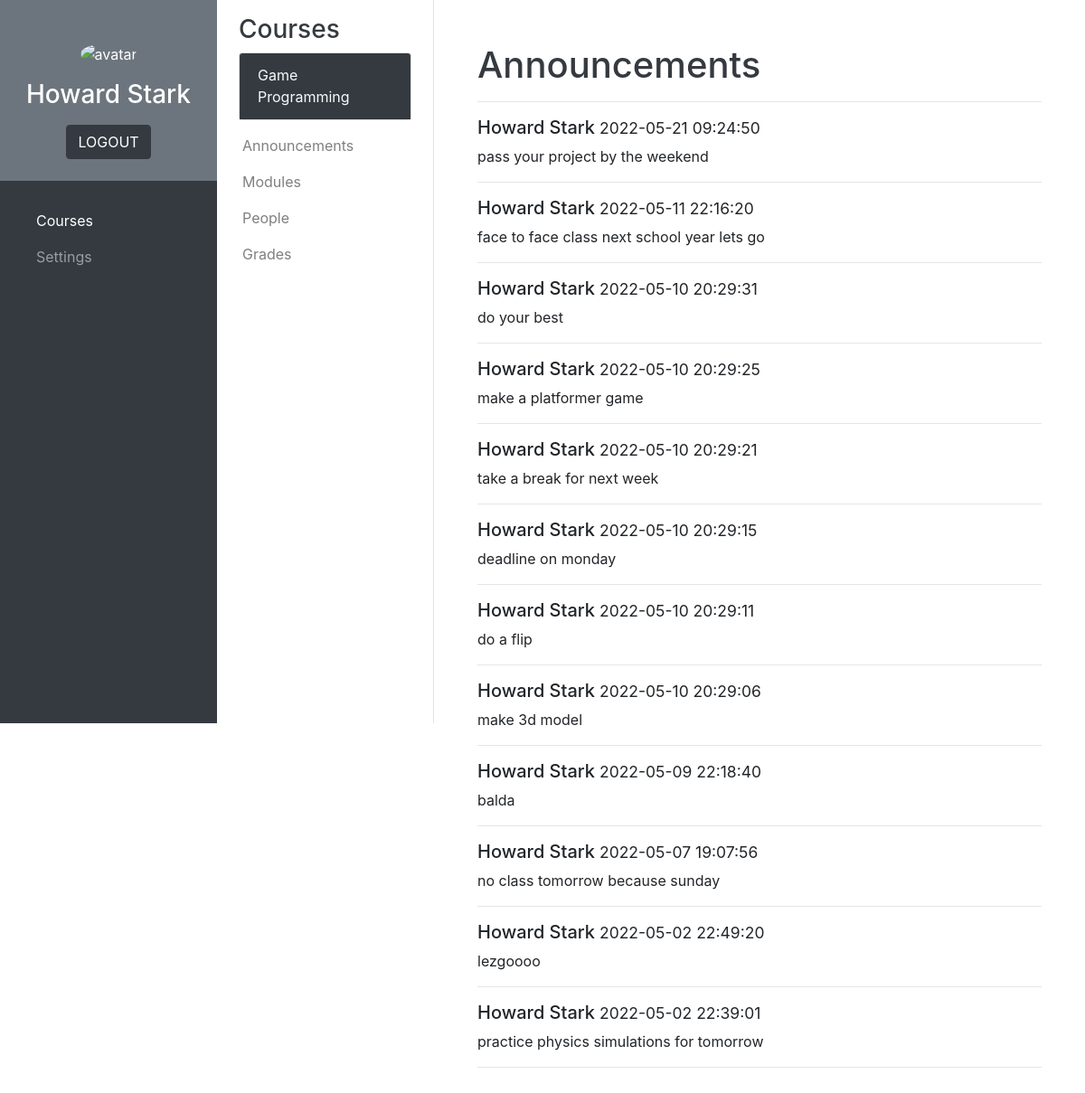
Screenshot of /courses/student/student_announcements.php?course=2 (signed in) with the database file from the repository.
### tables this page shows
CREATE TABLE `courses` (
  `Course_number` int(11) NOT NULL,
  `Course_name` varchar(50) NOT NULL
);

CREATE TABLE `teacher_information` (
  `ID_number` varchar(10) NOT NULL,
  `Family_name` varchar(50) NOT NULL,
  `First_name` varchar(50) NOT NULL,
  `Middle_name` varchar(50) NOT NULL
);

CREATE TABLE `announcements` (
  `announcement_reference_number` int(11) NOT NULL,
  `Course_number` int(11) NOT NULL,
  `Date_posted` datetime NOT NULL,
  `Announcement_content` varchar(8000) NOT NULL
);

### php_scripts/connect.php (called while the page is built, shortened)
<?php
    $servername = "localhost";
    $username = "root";
    $password = "";
    $db = "school_management_db";
    $conn = new mysqli($servername, $username, $password, $db);
    function sql($comm) {
        global $conn;
        $result = $conn->query($comm);
        return $result;
    }
?>

### courses/student/student_announcements.php (the view, shortened to what this page needs)
<?php
    include('../../php_scripts/connect.php');
?>
<!DOCTYPE html>
<html lang="en">
    <head>
        <link rel="stylesheet" href="https://cdn.jsdelivr.net/npm/bootstrap@4.6.1/dist/css/bootstrap.min.css">
        <link rel="stylesheet" href="../../css/styles.css">
    </head>
    <body>
        <?php include('../courses_main_sidebar.php'); ?>
        <?php include('../courses_sub_sidebar_student.php'); ?>
        <main>
            <div id="announcements" class="container-fluid p-5">
                <?php
                    if (!isset($_GET['course'])) {
                        echo "<h1 class=\"text-dark\">Select Course</h1>";
                    }
                    else {
                        echo "
                            <h1 class=\"text-dark\">Announcements</h1>
                            <hr>
                            <div id=\"content\">
                        ";
                        $course_number = $_GET['course'];
                        $teacher = sql("SELECT ID_number FROM assigned_courses WHERE Course_number = $course_number AND ID_number LIKE 't%'");
                        if ($teacher->num_rows == 1) {
                            $teacher_row = $teacher->fetch_assoc();
                            $teacher_id = $teacher_row["ID_number"];
                        }
                        $teacher_info = sql("SELECT First_name, Family_name FROM teacher_information WHERE ID_number = '$teacher_id'");
                        if ($teacher_info->num_rows == 1) {
                            $teacher_info_row = $teacher_info->fetch_assoc();
                        }
                        $announcements = sql("SELECT Date_posted, Announcement_content FROM announcements WHERE Course_number = $course_number ORDER BY Date_posted DESC");
                        if ($announcements->num_rows > 0) {
                            while ($row = $announcements->fetch_assoc()) {
                                echo "<h5>" . $teacher_info_row["First_name"] . " " . $teacher_info_row["Family_name"] . "<small> " . $row["Date_posted"] . "</small></h5>";
                                echo "<p>" . $row["Announcement_content"] . "</p>";
                                echo "<hr>";
                            }
                        }
                        echo "</div>";
                    }
                ?>
            </div>
        </main>
    </body>
</html>

### courses/courses_sub_sidebar_student.php (shortened to what this page needs)
<?php
    if (!isset($_GET['course'])) {
        $courses_sb_selected_number = null;
        $courses_sb_selected_name = "No Course Selected";
    }
    else {
        $courses_sb_selected_number = $_GET['course'];
        $result = sql("SELECT Course_name FROM courses WHERE Course_number = $courses_sb_selected_number");
        if ($result->num_rows == 1) {
            $row = $result->fetch_assoc();
            $courses_sb_selected_name = $row["Course_name"];
        }
    }
?>
<div class="bg-white border-right sub-sidebar">
    <div class="container pt-3 px-4">
        <h3 class="text-dark">Courses</h3>
        <div class="card">
            <div class="card-header bg-dark">
                <a class="card-link text-light" data-toggle="collapse" href="#courseDropdownMenu"><?php echo $courses_sb_selected_name?></a>
            </div>
        </div>
    </div>
    <div class="px-1 pb-1">
        <nav class="navbar navbar-expand-lg navbar-light">
            <ul class="navbar-nav flex-column">
                <li class="nav-item"><a href="student_announcements.php?course=<?php echo $courses_sb_selected_number?>" class="nav-link<?php if ($courses_sb_selected_number == null) { echo " disabled"; }?>">Announcements</a></li>
                <li class="nav-item"><a href="student_modules.php?course=<?php echo $courses_sb_selected_number?>" class="nav-link<?php if ($courses_sb_selected_number == null) { echo " disabled"; }?>">Modules</a></li>
                <li class="nav-item"><a href="student_people.php?course=<?php echo $courses_sb_selected_number?>" class="nav-link<?php if ($courses_sb_selected_number == null) { echo " disabled"; }?>">People</a></li>
                <li class="nav-item"><a href="student_grades.php?course=<?php echo $courses_sb_selected_number?>" class="nav-link<?php if ($courses_sb_selected_number == null) { echo " disabled"; }?>">Grades</a></li>
            </ul>
        </nav>
    </div>
</div>

### css/styles.css (style rules this page uses)
.sub-sidebar { position: fixed; top: 0; left: 240px; width: 240px; height: 100vh; }
main { margin-left: 480px; }

### rows the page displays
courses: Course_name "Game Programming"
announcements: Date_posted "2022-05-21 09:24:50", Announcement_content "pass your project by the weekend"
teacher_information: First_name "Howard", Family_name "Stark"
announcements: Date_posted "2022-05-11 22:16:20", Announcement_content "face to face class next school year lets go"
announcements: Date_posted "2022-05-10 20:29:31", Announcement_content "do your best"
announcements: Date_posted "2022-05-10 20:29:25", Announcement_content "make a platformer game"
announcements: Date_posted "2022-05-10 20:29:21", Announcement_content "take a break for next week"
announcements: Date_posted "2022-05-10 20:29:15", Announcement_content "deadline on monday"
announcements: Date_posted "2022-05-10 20:29:11", Announcement_content "do a flip"
announcements: Date_posted "2022-05-10 20:29:06", Announcement_content "make 3d model"
announcements: Date_posted "2022-05-09 22:18:40", Announcement_content "balda"
announcements: Date_posted "2022-05-07 19:07:56", Announcement_content "no class tomorrow because sunday"
announcements: Date_posted "2022-05-02 22:49:20", Announcement_content "lezgoooo"
announcements: Date_posted "2022-05-02 22:39:01", Announcement_content "practice physics simulations for tomorrow"

### other values shown
$_SESSION['first_name'] "Howard"
$_SESSION['family_name'] "Stark"
